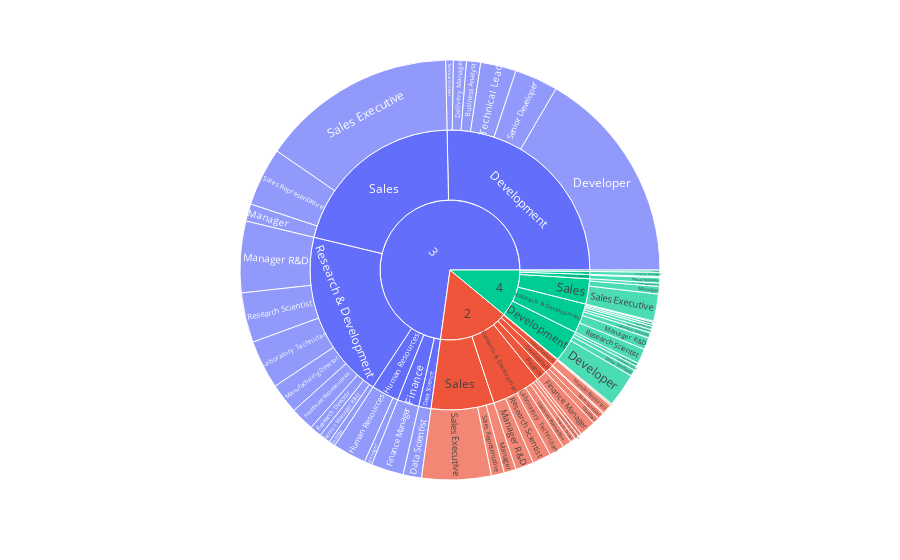
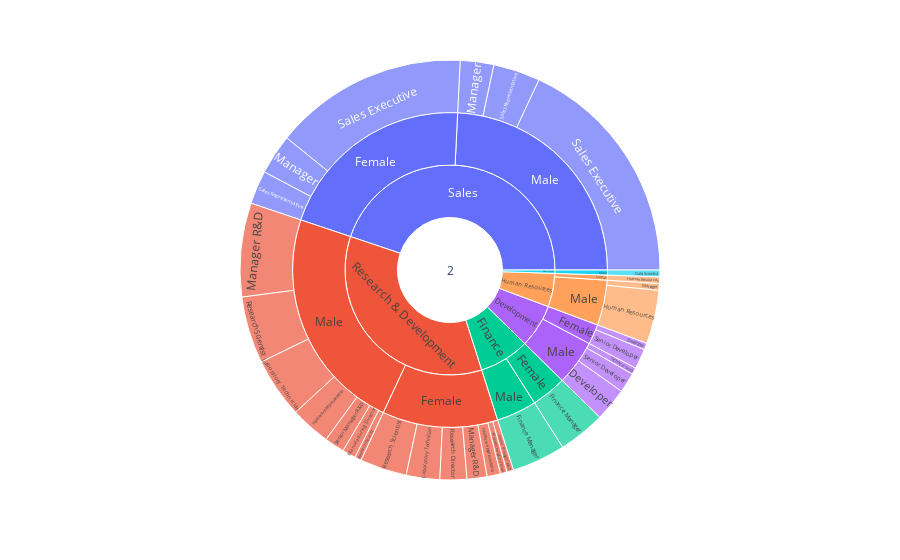

The code cell stored with these charts, in order, in its notebook:
### Code cell
import plotly.express as px 
fig = px.sunburst(emp_data, path=['PerformanceRating','EmpDepartment','EmpJobRole'] ) 
fig.show()

fig = px.sunburst(df, path=['PerformanceRating','EmpDepartment','Gender','EmpJobRole'] ) 
fig.show()

### Figure 1 — Plotly figure (JSON) as saved in the notebook; plotly's stock layout.template omitted (floating-point values rounded to 4 significant figures)
{"data": [{"branchvalues": "total", "domain": {"x": [0, 1], "y": [0, 1]}, "hovertemplate": "labels=%{label}<br>count=%{value}<br>parent=%{parent}<br>id=%{id}<extra></extra>", "ids": ["3/Development/Business Analyst", "4/Development/Business Analyst", "2/Data Science/Data Scientist", "3/Data Science/Data Scientist", "4/Data Science/Data Scientist", "3/Development/Delivery Manager", "2/Development/Developer", "3/Development/Developer", "4/Development/Developer", "2/Finance/Finance Manager", "3/Finance/Finance Manager", "4/Finance/Finance Manager", "2/Research & Development/Healthcare Representative", "3/Research & Development/Healthcare Representative", "4/Research & Development/Healthcare Representative", "2/Human Resources/Human Resources", "3/Human Resources/Human Resources", "4/Human Resources/Human Resources", "2/Research & Development/Laboratory Technician", "3/Research & Development/Laboratory Technician", "4/Research & Development/Laboratory Technician", "2/Human Resources/Manager", "3/Human Resources/Manager", "4/Human Resources/Manager", "3/Research & Development/Manager", "4/Research & Development/Manager", "2/Sales/Manager", "3/Sales/Manager", "4/Sales/Manager", "2/Research & Development/Manager R&D", "3/Research & Development/Manager R&D", "4/Research & Development/Manager R&D", "2/Research & Development/Manufacturing Director", "3/Research & Development/Manufacturing Director", "4/Research & Development/Manufacturing Director", "2/Research & Development/Research Director", "3/Research & Development/Research Director", "4/Research & Development/Research Director", "2/Research & Development/Research Scientist", "3/Research & Development/Research Scientist", "4/Research & Development/Research Scientist", "2/Sales/Sales Executive", "3/Sales/Sales Executive", "4/Sales/Sales Executive", "2/Sales/Sales Representative", "3/Sales/Sales Representative", "4/Sales/Sales Representative", "2/Development/Senior Developer", "3/Development/Senior Developer", "4/Development/Senior Developer", "2/Research & Development/Senior Manager R&D", "3/Research & Development/Senior Manager R&D", "4/Research & Development/Senior Manager R&D", "3/Development/Technical Architect", "2/Development/Technical Lead", "3/Development/Technical Lead", "4/Development/Technical Lead", "2/Data Science", "3/Data Science", "4/Data Science", "2/Development", "3/Development", "4/Development", "2/Finance", "3/Finance", "4/Finance", "2/Human Resources", "3/Human Resources", "4/Human Resources", "2/Research & Development", "3/Research & Development", "4/Research & Development", "2/Sales", "3/Sales", "4/Sales", "2", "3", "4"], "labels": ["Business Analyst", "Business Analyst", "Data Scientist", "Data Scientist", "Data Scientist", "Delivery Manager", "Developer", "Developer", "Developer", "Finance Manager", "Finance Manager", "Finance Manager", "Healthcare Representative", "Healthcare Representative", "Healthcare Representative", "Human Resources", "Human Resources", "Human Resources", "Laboratory Technician", "Laboratory Technician", "Laboratory Technician", "Manager", "Manager", "Manager", "Manager", "Manager", "Manager", "Manager", "Manager", "Manager R&D", "Manager R&D", "Manager R&D", "Manufacturing Director", "Manufacturing Director", "Manufacturing Director", "Research Director", "Research Director", "Research Director", "Research Scientist", "Research Scientist", "Research Scientist", "Sales Executive", "Sales Executive", "Sales Executive", "Sales Representative", "Sales Representative", "Sales Representative", "Senior Developer", "Senior Developer", "Senior Developer", "Senior Manager R&D", "Senior Manager R&D", "Senior Manager R&D", "Technical Architect", "Technical Lead", "Technical Lead", "Technical Lead", "Data Science", "Data Science", "Data Science", "Development", "Development", "Development", "Finance", "Finance", "Finance", "Human Resources", "Human Resources", "Human Resources", "Research & Development", "Research & Development", "Research & Development", "Sales", "Sales", "Sales", "2", "3", "4"], "name": "", "parents": ["3/Development", "4/Development", "2/Data Science", "3/Data Science", "4/Data Science", "3/Development", "2/Development", "3/Development", "4/Development", "2/Finance", "3/Finance", "4/Finance", "2/Research & Development", "3/Research & Development", "4/Research & Development", "2/Human Resources", "3/Human Resources", "4/Human Resources", "2/Research & Development", "3/Research & Development", "4/Research & Development", "2/Human Resources", "3/Human Resources", "4/Human Resources", "3/Research & Development", "4/Research & Development", "2/Sales", "3/Sales", "4/Sales", "2/Research & Development", "3/Research & Development", "4/Research & Development", "2/Research & Development", "3/Research & Development", "4/Research & Development", "2/Research & Development", "3/Research & Development", "4/Research & Development", "2/Research & Development", "3/Research & Development", "4/Research & Development", "2/Sales", "3/Sales", "4/Sales", "2/Sales", "3/Sales", "4/Sales", "2/Development", "3/Development", "4/Development", "2/Research & Development", "3/Research & Development", "4/Research & Development", "3/Development", "2/Development", "3/Development", "4/Development", "2", "3", "4", "2", "3", "4", "2", "3", "4", "2", "3", "4", "2", "3", "4", "2", "3", "4", "", "", ""], "type": "sunburst", "values": [13, 3, 1, 17, 2, 12, 6, 199, 31, 15, 30, 4, 8, 22, 3, 9, 31, 5, 14, 45, 5, 1, 7, 1, 6, 2, 11, 16, 7, 17, 66, 11, 3, 28, 2, 5, 11, 3, 17, 46, 14, 64, 181, 25, 12, 54, 3, 6, 40, 6, 4, 10, 1, 7, 1, 33, 4, 1, 17, 2, 13, 304, 44, 15, 30, 4, 10, 38, 6, 68, 234, 41, 87, 251, 35, 194, 874, 132]}], "layout": {"legend": {"tracegroupgap": 0}, "margin": {"t": 60}}}

### Figure 2 — Plotly figure (JSON) as saved in the notebook; plotly's stock layout.template omitted (floating-point values rounded to 4 significant figures)
{"data": [{"branchvalues": "total", "domain": {"x": [0, 1], "y": [0, 1]}, "hovertemplate": "labels=%{label}<br>count=%{value}<br>parent=%{parent}<br>id=%{id}<extra></extra>", "ids": ["2/Data Science/Male/Data Scientist", "2/Development/Female/Developer", "2/Development/Male/Developer", "2/Finance/Female/Finance Manager", "2/Finance/Male/Finance Manager", "2/Research & Development/Female/Healthcare Representative", "2/Research & Development/Male/Healthcare Representative", "2/Human Resources/Female/Human Resources", "2/Human Resources/Male/Human Resources", "2/Research & Development/Female/Laboratory Technician", "2/Research & Development/Male/Laboratory Technician", "2/Sales/Female/Manager", "2/Human Resources/Male/Manager", "2/Sales/Male/Manager", "2/Research & Development/Female/Manager R&D", "2/Research & Development/Male/Manager R&D", "2/Research & Development/Female/Manufacturing Director", "2/Research & Development/Male/Manufacturing Director", "2/Research & Development/Female/Research Director", "2/Research & Development/Male/Research Director", "2/Research & Development/Female/Research Scientist", "2/Research & Development/Male/Research Scientist", "2/Sales/Female/Sales Executive", "2/Sales/Male/Sales Executive", "2/Sales/Female/Sales Representative", "2/Sales/Male/Sales Representative", "2/Development/Female/Senior Developer", "2/Development/Male/Senior Developer", "2/Research & Development/Female/Senior Manager R&D", "2/Research & Development/Male/Senior Manager R&D", "2/Development/Male/Technical Lead", "2/Development/Female", "2/Finance/Female", "2/Human Resources/Female", "2/Research & Development/Female", "2/Sales/Female", "2/Data Science/Male", "2/Development/Male", "2/Finance/Male", "2/Human Resources/Male", "2/Research & Development/Male", "2/Sales/Male", "2/Data Science", "2/Development", "2/Finance", "2/Human Resources", "2/Research & Development", "2/Sales", "2"], "labels": ["Data Scientist", "Developer", "Developer", "Finance Manager", "Finance Manager", "Healthcare Representative", "Healthcare Representative", "Human Resources", "Human Resources", "Laboratory Technician", "Laboratory Technician", "Manager", "Manager", "Manager", "Manager R&D", "Manager R&D", "Manufacturing Director", "Manufacturing Director", "Research Director", "Research Director", "Research Scientist", "Research Scientist", "Sales Executive", "Sales Executive", "Sales Representative", "Sales Representative", "Senior Developer", "Senior Developer", "Senior Manager R&D", "Senior Manager R&D", "Technical Lead", "Female", "Female", "Female", "Female", "Female", "Male", "Male", "Male", "Male", "Male", "Male", "Data Science", "Development", "Finance", "Human Resources", "Research & Development", "Sales", "2"], "name": "", "parents": ["2/Data Science/Male", "2/Development/Female", "2/Development/Male", "2/Finance/Female", "2/Finance/Male", "2/Research & Development/Female", "2/Research & Development/Male", "2/Human Resources/Female", "2/Human Resources/Male", "2/Research & Development/Female", "2/Research & Development/Male", "2/Sales/Female", "2/Human Resources/Male", "2/Sales/Male", "2/Research & Development/Female", "2/Research & Development/Male", "2/Research & Development/Female", "2/Research & Development/Male", "2/Research & Development/Female", "2/Research & Development/Male", "2/Research & Development/Female", "2/Research & Development/Male", "2/Sales/Female", "2/Sales/Male", "2/Sales/Female", "2/Sales/Male", "2/Development/Female", "2/Development/Male", "2/Research & Development/Female", "2/Research & Development/Male", "2/Development/Male", "2/Development", "2/Finance", "2/Human Resources", "2/Research & Development", "2/Sales", "2/Data Science", "2/Development", "2/Finance", "2/Human Resources", "2/Research & Development", "2/Sales", "2", "2", "2", "2", "2", "2", ""], "type": "sunburst", "values": [1, 1, 5, 7, 8, 2, 6, 1, 8, 5, 9, 6, 1, 5, 3, 14, 1, 2, 4, 1, 7, 10, 29, 35, 5, 7, 3, 3, 1, 3, 1, 4, 7, 1, 23, 40, 1, 9, 8, 9, 45, 47, 1, 13, 15, 10, 68, 87, 194]}], "layout": {"legend": {"tracegroupgap": 0}, "margin": {"t": 60}}}
